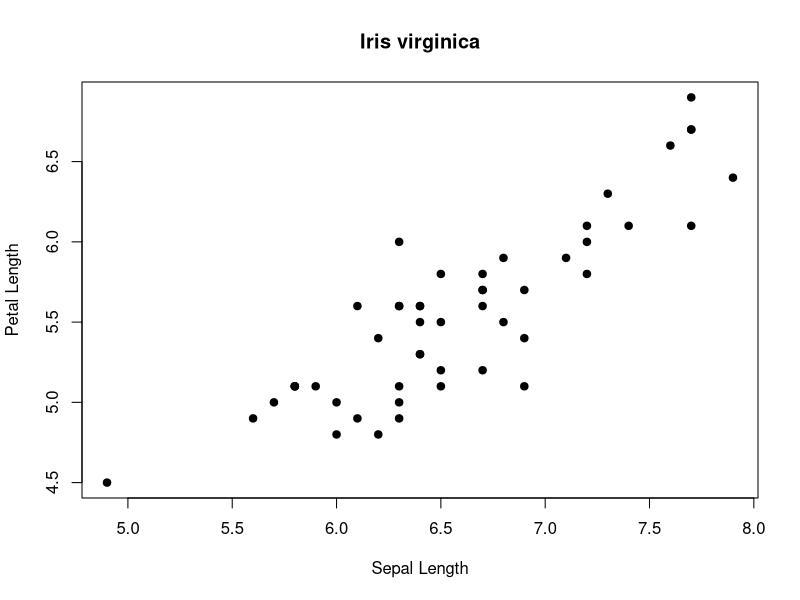
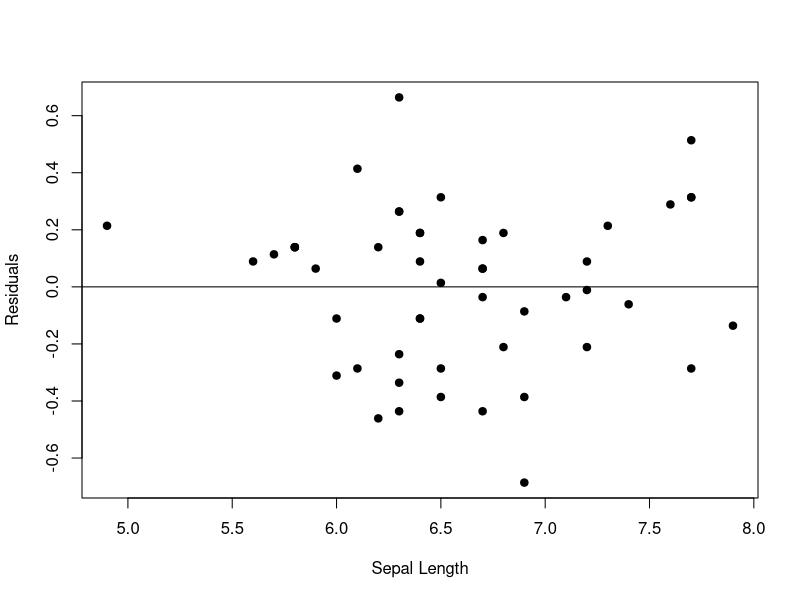
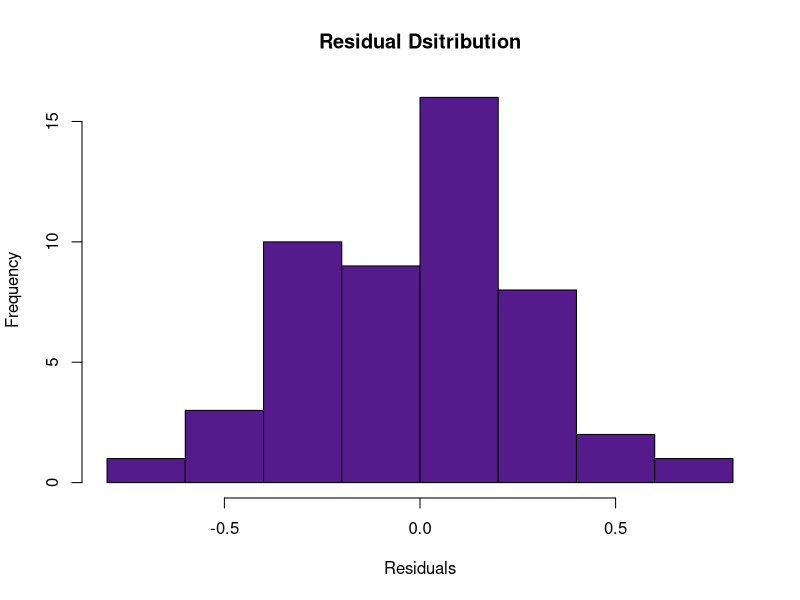
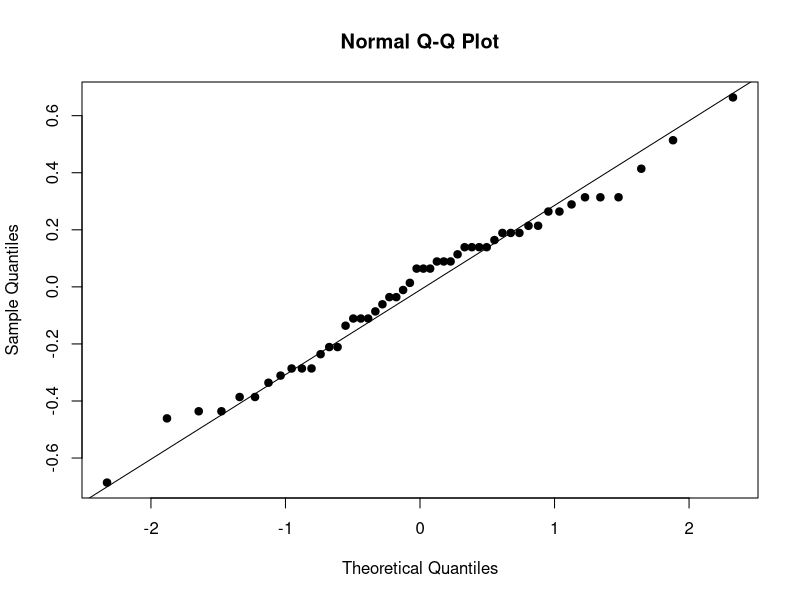

R code for these plots, in order:
#################
#Linear Regression Example Using Iris Data
################
rm(list = ls())

#subset the virginica species
flower <- iris[iris$Species == "virginica",]

#scatter plot sepal length vs. petal length 
plot(flower$Sepal.Length, flower$Petal.Length, pch=19,
     xlab = "Sepal Length", ylab = "Petal Length",
     main = "Iris virginica")

#fit regression model 
fit <- lm(flower$Petal.Length ~ flower$Sepal.Length)

#Plot residuals 
plot(flower$Sepal.Length, summary(fit)$residuals, pch=19,
     xlab = "Sepal Length", ylab = "Residuals")
abline(h = 0)

#check normality of residuals 
hist(summary(fit)$residuals, col = "purple4",
     main = "Residual Dsitribution", xlab = "Residuals")

#qqnorm or qqline can provide another visual check 
qqnorm(summary(fit)$residuals, pch=19)
qqline(summary(fit)$residuals, pch=19)

#user Shaprio wilks test to check normality
shapiro.test(summary(fit)$residuals)
